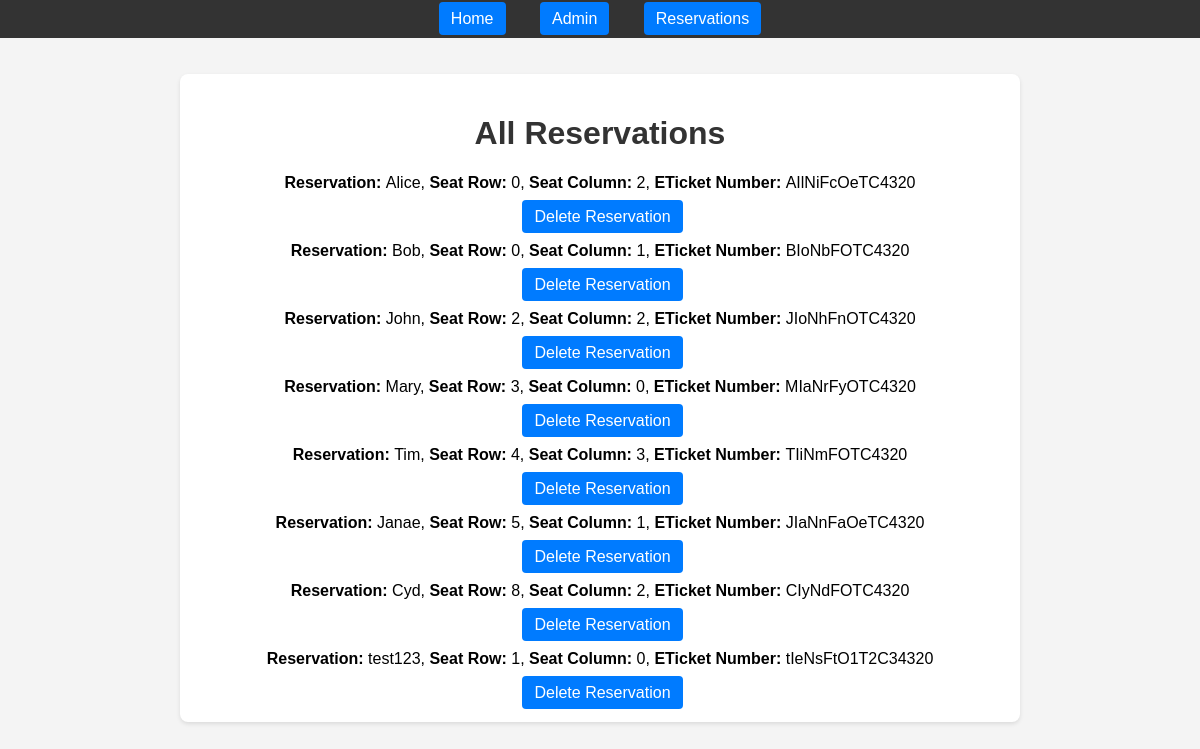
The app's page /viewReservations, older data.
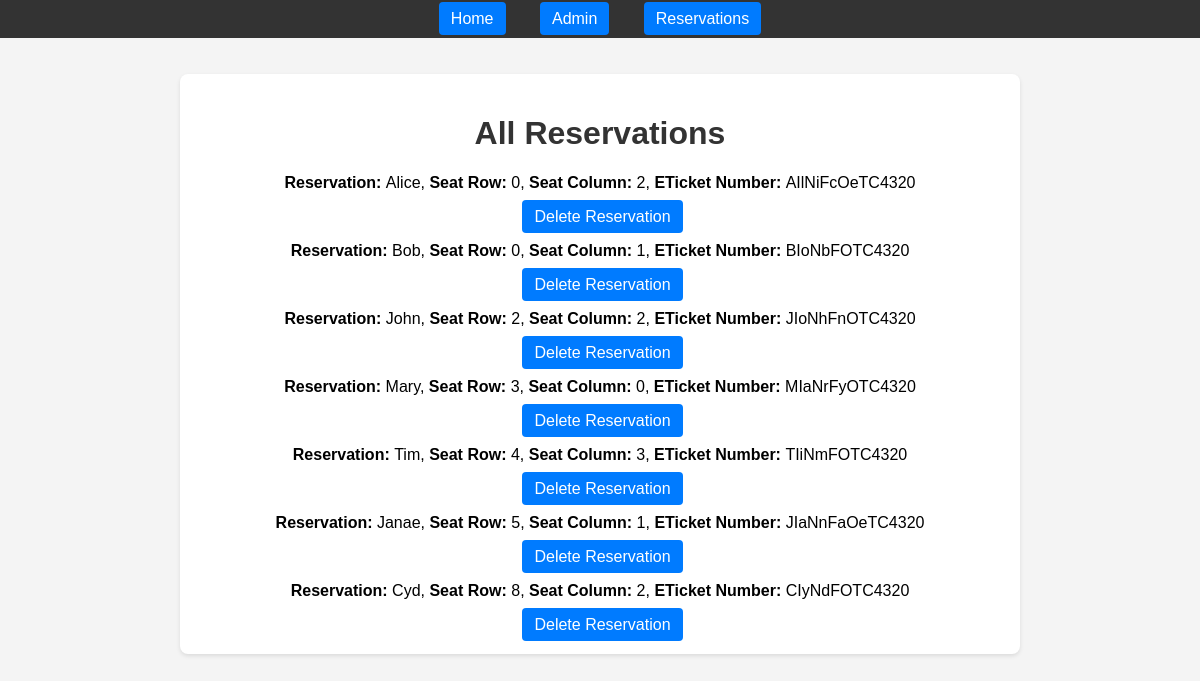
The same page, newer data.
### app.py (models this page shows)
class Reservation(db.Model):
    __tablename__ = 'reservations'
    id = db.Column(db.Integer, primary_key=True, autoincrement=True)
    passengerName = db.Column(db.String, nullable=False)
    seatRow = db.Column(db.Integer, nullable=False)
    seatColumn = db.Column(db.Integer, nullable=False)
    eTicketNumber = db.Column(db.String, nullable=False)
    created = db.Column(db.DateTime, default=datetime.now)

### app.py (the view)
@app.route("/viewReservations", methods=['GET', 'POST'])
def viewReservations():
    mydb = get_db_connection()
    cursor = mydb.cursor()
    query = "SELECT * FROM reservations;"
    cursor.execute(query)
    reservations = cursor.fetchall()
    return render_template('viewReservations.html', reservations=reservations)

### app.py (called while the page is built)
def get_db_connection():
    try:
        conn = sqlite3.connect('/app/database/reservations.db')
        conn.row_factory = sqlite3.Row
        return conn
    except sqlite3.Error as e:
        print(f"Database connection error: {e}")
        return None

### templates/viewReservations.html
{% extends "base.html" %}
{% block content %}
    <h1>{% block title %}All Reservations {% endblock %}</h1>
    {% for reservation in reservations %}
        <div class="post">
            <p><strong>Reservation: </strong> {{ reservation['passengerName'] }},
                <strong>Seat Row: </strong>{{ reservation['seatRow'] }},
                <strong>Seat Column: </strong>{{ reservation['seatColumn'] }},
                <strong>ETicket Number: </strong>{{ reservation['eTicketNumber'] }}</p>
                <a href="{{ url_for('delete_get', code=reservation['id']) }}">Delete Reservation</a>
        </div>
    {% endfor %}
{% endblock %}

### templates/base.html (shortened to what this page needs)
<!DOCTYPE html>
<html>
<head>
    <link rel="stylesheet" href="{{ url_for('static', filename='style.css') }}">
</head>
<body>
    <nav class="menu">
        <a href="{{ url_for('index') }}">Home</a>
        <a href="{{ url_for('admin') }}">Admin</a>
        <a href="{{ url_for('reservations') }}">Reservations</a>
    </nav>
    <br><br>
    <div class="div-container">
        {% block content %}{% endblock %}
    </div>
</body>
</html>

### static/style.css (style rules this page uses)
body { font-family: sans-serif; display: flex; flex-direction: column; align-items: center; min-height: 100vh; margin: 0; background-color: #f4f4f4; }
.menu { width: 100%; background-color: #333; padding: 10px 0; text-align: center; }
.menu a { color: white; text-decoration: none; margin: 0 15px; }
.div-container { width: 80%; max-width: 800px; background-color: white; padding: 20px; border-radius: 8px; box-shadow: 0 2px 4px rgba(0, 0, 0, 0.1); text-align: center; }
h1 { color: #333; text-align: center; }
a, button { background-color: #007bff; color: white; padding: 8px 12px; border: none; border-radius: 4px; text-decoration: none; cursor: pointer; margin-left: 5px; }

Row changes from the older to the newer data that the page shows:
removed Reservation: passengerName "test123", seatRow "1", seatColumn "0", eTicketNumber "tIeNsFtO1T2C34320"
